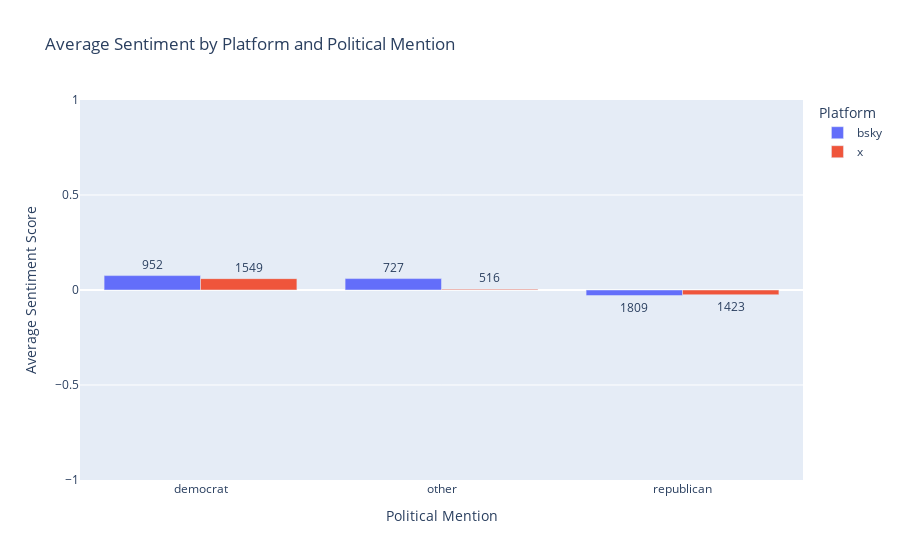
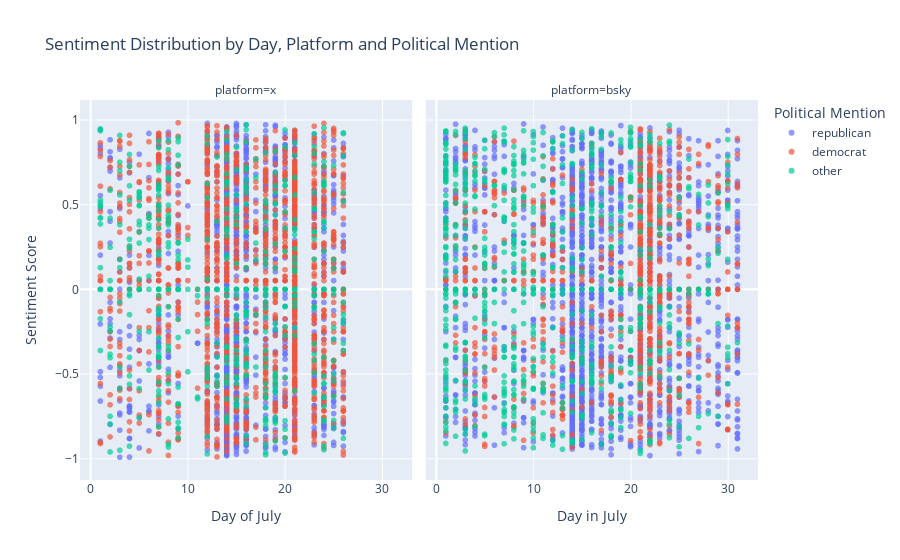

Notebook cell for these charts, in order:
### Code cell
from tqdm import tqdm
import matplotlib.pyplot as plt

# Read the saved dataframe (if you're executing in a new session)
# Uncomment this if needed
# political_mentions_by_day = pd.read_parquet("data/political_mentions_with_text.parquet")

# Apply sentiment analysis to political mentions
def get_sentiment_score(text):
    try:
        score = sentimentAnalyzer.polarity_scores_max(text)
        return score['compound']
    except:
        return 0

# Calculate sentiments with progress bar
tqdm.pandas(desc="Analyzing political mentions sentiment")
political_mentions_by_day['sentiment_score'] = political_mentions_by_day['text'].progress_apply(get_sentiment_score)
political_mentions_by_day.to_parquet("data/political_mentions_with_sentiment.parquet")
# Create a grouped analysis by platform and political mention
sentiment_by_politics = political_mentions_by_day.groupby(['platform', 'political_mention'])['sentiment_score'].agg(['mean', 'count']).reset_index()
sentiment_by_politics.columns = ['platform', 'political_mention', 'avg_sentiment', 'count']

# Print the results
print("Average sentiment by platform and political mention:")
print(sentiment_by_politics)

# Create a bar plot of average sentiment by platform and political mention
fig = px.bar(
    sentiment_by_politics,
    x='political_mention',
    y='avg_sentiment',
    color='platform',
    barmode='group',
    title='Average Sentiment by Platform and Political Mention',
    labels={
        'political_mention': 'Political Mention',
        'avg_sentiment': 'Average Sentiment (-1 to 1)',
        'platform': 'Platform'
    },
    text='count'
)

# Improve layout
fig.update_traces(textposition='outside')
fig.update_layout(
    xaxis_title='Political Mention',
    yaxis_title='Average Sentiment Score',
    yaxis=dict(zeroline=True),
    yaxis_range=[-1, 1]  # Set range to full sentiment scale
)

fig.show()

# Create a scatterplot showing day vs sentiment colored by political mention
fig2 = px.scatter(
    political_mentions_by_day,
    x='day',
    y='sentiment_score',
    color='political_mention',
    facet_col='platform',
    opacity=0.7,
    title='Sentiment Distribution by Day, Platform and Political Mention',
    labels={
        'day': 'Day in July',
        'sentiment_score': 'Sentiment Score (-1 to 1)',
        'political_mention': 'Political Mention'
    },
    category_orders={"platform": ["x", "bsky"]}
)

fig2.update_layout(
    xaxis_title='Day of July',
    yaxis_title='Sentiment Score'
)

fig2.show()

### Figure 1 — Plotly figure (JSON) as saved in the notebook; plotly's stock layout.template omitted (floating-point values rounded to 4 significant figures)
{"data": [{"alignmentgroup": "True", "hovertemplate": "Platform=bsky<br>Political Mention=%{x}<br>Average Sentiment (-1 to 1)=%{y}<br>count=%{text}<extra></extra>", "legendgroup": "bsky", "marker": {"color": "#636efa", "pattern": {"shape": ""}}, "name": "bsky", "offsetgroup": "bsky", "orientation": "v", "showlegend": true, "text": [952.0, 727.0, 1809.0], "textposition": "outside", "type": "bar", "x": ["democrat", "other", "republican"], "xaxis": "x", "y": [0.07581, 0.0601, -0.02933], "yaxis": "y"}, {"alignmentgroup": "True", "hovertemplate": "Platform=x<br>Political Mention=%{x}<br>Average Sentiment (-1 to 1)=%{y}<br>count=%{text}<extra></extra>", "legendgroup": "x", "marker": {"color": "#EF553B", "pattern": {"shape": ""}}, "name": "x", "offsetgroup": "x", "orientation": "v", "showlegend": true, "text": [1549.0, 516.0, 1423.0], "textposition": "outside", "type": "bar", "x": ["democrat", "other", "republican"], "xaxis": "x", "y": [0.05984, 0.004131, -0.02502], "yaxis": "y"}], "layout": {"barmode": "group", "legend": {"title": {"text": "Platform"}, "tracegroupgap": 0}, "title": {"text": "Average Sentiment by Platform and Political Mention"}, "xaxis": {"anchor": "y", "domain": [0, 1], "title": {"text": "Political Mention"}}, "yaxis": {"anchor": "x", "domain": [0, 1], "range": [-1, 1], "title": {"text": "Average Sentiment Score"}, "zeroline": true}}}

### Figure 2 — Plotly figure (JSON) as saved in the notebook; plotly's stock layout.template omitted (floating-point values rounded to 4 significant figures; data arrays with more than 128 entries replaced by an {"elided": "..."} marker saying what was removed)
{"data": [{"hovertemplate": "Political Mention=republican<br>platform=x<br>Day in July=%{x}<br>Sentiment Score (-1 to 1)=%{y}<extra></extra>", "legendgroup": "republican", "marker": {"color": "#636efa", "opacity": 0.7, "symbol": "circle"}, "mode": "markers", "name": "republican", "showlegend": true, "type": "scattergl", "x": {"elided": "1423 int values"}, "xaxis": "x", "y": {"elided": "1423 float values"}, "yaxis": "y"}, {"hovertemplate": "Political Mention=democrat<br>platform=x<br>Day in July=%{x}<br>Sentiment Score (-1 to 1)=%{y}<extra></extra>", "legendgroup": "democrat", "marker": {"color": "#EF553B", "opacity": 0.7, "symbol": "circle"}, "mode": "markers", "name": "democrat", "showlegend": true, "type": "scattergl", "x": {"elided": "1549 int values"}, "xaxis": "x", "y": {"elided": "1549 float values"}, "yaxis": "y"}, {"hovertemplate": "Political Mention=other<br>platform=x<br>Day in July=%{x}<br>Sentiment Score (-1 to 1)=%{y}<extra></extra>", "legendgroup": "other", "marker": {"color": "#00cc96", "opacity": 0.7, "symbol": "circle"}, "mode": "markers", "name": "other", "showlegend": true, "type": "scattergl", "x": {"elided": "516 int values"}, "xaxis": "x", "y": {"elided": "516 float values"}, "yaxis": "y"}, {"hovertemplate": "Political Mention=republican<br>platform=bsky<br>Day in July=%{x}<br>Sentiment Score (-1 to 1)=%{y}<extra></extra>", "legendgroup": "republican", "marker": {"color": "#636efa", "opacity": 0.7, "symbol": "circle"}, "mode": "markers", "name": "republican", "showlegend": false, "type": "scattergl", "x": {"elided": "1809 int values"}, "xaxis": "x2", "y": {"elided": "1809 float values"}, "yaxis": "y2"}, {"hovertemplate": "Political Mention=democrat<br>platform=bsky<br>Day in July=%{x}<br>Sentiment Score (-1 to 1)=%{y}<extra></extra>", "legendgroup": "democrat", "marker": {"color": "#EF553B", "opacity": 0.7, "symbol": "circle"}, "mode": "markers", "name": "democrat", "showlegend": false, "type": "scattergl", "x": {"elided": "952 int values"}, "xaxis": "x2", "y": {"elided": "952 float values"}, "yaxis": "y2"}, {"hovertemplate": "Political Mention=other<br>platform=bsky<br>Day in July=%{x}<br>Sentiment Score (-1 to 1)=%{y}<extra></extra>", "legendgroup": "other", "marker": {"color": "#00cc96", "opacity": 0.7, "symbol": "circle"}, "mode": "markers", "name": "other", "showlegend": false, "type": "scattergl", "x": {"elided": "727 int values"}, "xaxis": "x2", "y": {"elided": "727 float values"}, "yaxis": "y2"}], "layout": {"annotations": [{"font": {}, "showarrow": false, "text": "platform=x", "x": 0.245, "xanchor": "center", "xref": "paper", "y": 1, "yanchor": "bottom", "yref": "paper"}, {"font": {}, "showarrow": false, "text": "platform=bsky", "x": 0.755, "xanchor": "center", "xref": "paper", "y": 1, "yanchor": "bottom", "yref": "paper"}], "legend": {"title": {"text": "Political Mention"}, "tracegroupgap": 0}, "title": {"text": "Sentiment Distribution by Day, Platform and Political Mention"}, "xaxis": {"anchor": "y", "domain": [0, 0.49], "title": {"text": "Day of July"}}, "xaxis2": {"anchor": "y2", "domain": [0.51, 1], "matches": "x", "title": {"text": "Day in July"}}, "yaxis": {"anchor": "x", "domain": [0, 1], "title": {"text": "Sentiment Score"}}, "yaxis2": {"anchor": "x2", "domain": [0, 1], "matches": "y", "showticklabels": false}}}
